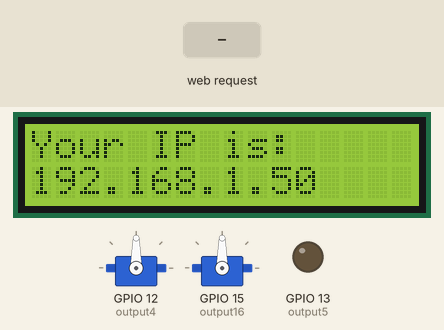
Bench run of a sketch on a simulated ESP8266 (NodeMCU). Parts: 2 × servo, 16×2 character LCD, output pins drawn as LEDs (lit = HIGH). The test bench sets the inputs (shaded band). WiFi joins after 1.5 s; servers stay silent unless stated; what the sketch prints to the serial monitor is not drawn.

Above: at 2.7 s.
2.8 s: HTTP request GET /5/on received
At 4.0 s:
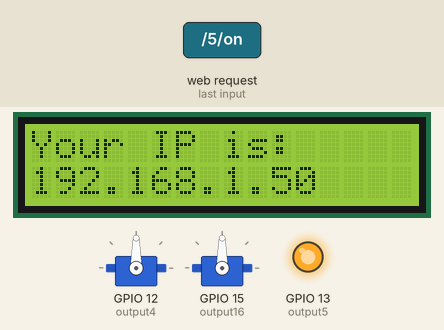
4.3 s: HTTP request GET /4/on received
At 4.8 s:
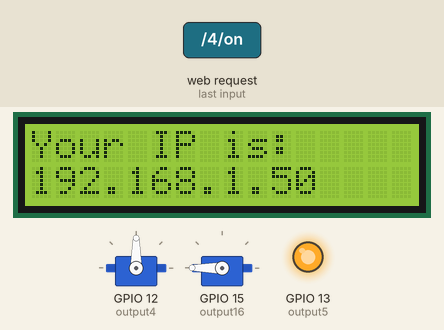
5.8 s: HTTP request GET /5/off received
At 6.1 s:
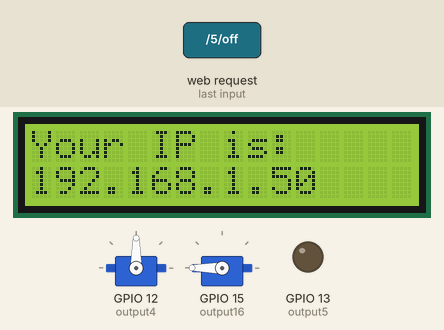
7.3 s: HTTP request GET /4/off received
At 8.5 s:
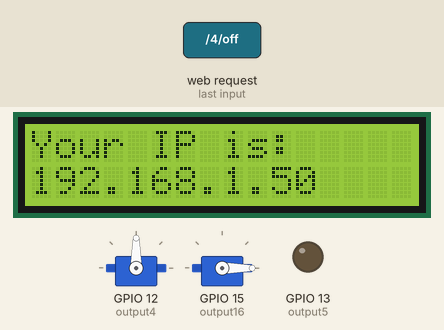
8.8 s: HTTP request GET /16/on received
At 10.0 s:
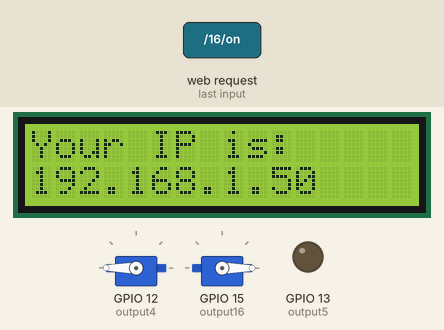
10.3 s: HTTP request GET /16/off received
At 11.7 s:
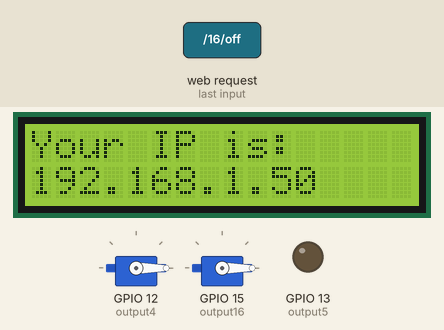
Timing chart, 0 to 12.8 s (numbered marks = the images above; inputs shaded):
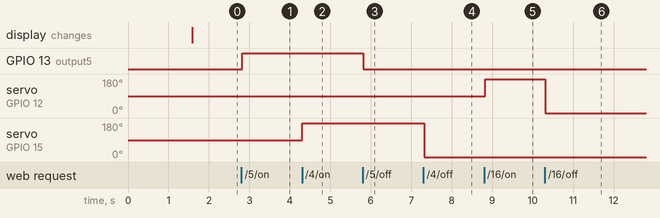

Measured:
- after the input at 2.8 s, GPIO 13 (output5): LOW → HIGH at once
- after the input at 4.3 s, servo on GPIO 15 (output16): 90° → 180° at once
- after the input at 5.8 s, GPIO 13 (output5): HIGH → LOW at once
- after the input at 7.3 s, servo on GPIO 15 (output16): 180° → 0° at once
- after the input at 8.8 s, servo on GPIO 12 (output4): 90° → 180° at once
- after the input at 10.3 s, servo on GPIO 12 (output4): 180° → 0° at once

The sketch:

Version_UBADE.ino
```cpp
// Load Wi-Fi, servo, lcd libraries
#include <ESP8266WiFi.h>
#include <Servo.h>
#include <LiquidCrystal_I2C.h>
#include <Wire.h>

//We are defining the lcd's pizxels and writable areas ???????????????????????
int lcdColumns = 16;
int lcdRows = 2;

LiquidCrystal_I2C lcd(0x27, lcdColumns, lcdRows);

Servo Doorlock; // create servo object to control a servo
Servo Window;
int val;

// Replace with your network credentials
const char* ssid     = "xyz";
const char* password = "abcde123";

// Set web server port number to 80
WiFiServer server(80);

// Variable to store the HTTP request
String header;

// Auxiliar variables to store the current output state
String output5State = "off";
String output4State = "off";
String output16State = "off";

// Assign output variables to GPIO pins
const int output5 = 13;
const int output4 = 12;
const int output16 = 15;

// Current time
unsigned long currentTime = millis();
// Previous time
unsigned long previousTime = 0;
// Define timeout time in milliseconds (example: 2000ms = 2s)
const long timeoutTime = 2000;

void setup() {
  //Starting the connection between esp8266 and lcd monitor
  Wire.begin();

  //Starting the Serial communication
  Serial.begin(115200);

  // Initialize the output variables as outputs
  pinMode(output5, OUTPUT);
  pinMode(output4, OUTPUT);
  pinMode(output16, OUTPUT);

  // Set outputs to LOW
  digitalWrite(output5, LOW);
  digitalWrite(output4, LOW);
  digitalWrite(output16, LOW);

  // Connect to Wi-Fi network with SSID and password

  Serial.print("Connecting to ");
  Serial.println(ssid);
  WiFi.begin(ssid, password);
  while (WiFi.status() != WL_CONNECTED) {
    delay(500);
    Serial.print(".");
  }
  // Print local IP address and start web server
  Serial.println("");
  Serial.println("WiFi connected.");
  Serial.println("IP address: ");
  Serial.println(WiFi.localIP());
  server.begin();


 //Defining the servo motor
  Doorlock.attach(12);

  Window.attach(15);

 //LCD code to turn on backlight and
 lcd.init();
 lcd.backlight();

}

void loop(){

//To control and follow the status of the esp8266's connection we print the status to serial monitor
/*
byte error, address;
  int nDevices;
  Serial.println("Scanning...");
  nDevices = 0;
  for(address = 1; address < 127; address++ ) {
    Wire.beginTransmission(address);
    error = Wire.endTransmission();
    if (error == 0) {
      Serial.print("I2C device found at address 0x");
      if (address<16) {
        Serial.print("0");
      }
      Serial.println(address,HEX);
      nDevices++;
    }
    else if (error==4) {
      Serial.print("Unknow error at address 0x");
      if (address<16) {
        Serial.print("0");
      }
      Serial.println(address,HEX);
    }
  }
  if (nDevices == 0) {
    Serial.println("No I2C devices found\n");
  }
  else {
    Serial.println("done\n");
  }
  */

 //We set our cursor location to first line
 lcd.setCursor(0,0);
 //To have a better user experience we write the first line of code
 lcd.print("Your IP is:");
 //We set our cursor location to second line
 lcd.setCursor(0,1);
 //To write the IP
 lcd.print(WiFi.localIP());

  WiFiClient client = server.available();   // Listen for incoming clients

//The following line of codes work with html to create a webpage

  if (client) {                             // If a new client connects,
    Serial.println("New Client.");          // print a message out in the serial port
    String currentLine = "";                // make a String to hold incoming data from the client
    currentTime = millis();
    previousTime = currentTime;
    while (client.connected() && currentTime - previousTime <= timeoutTime) { // loop while the client's connected
      currentTime = millis();
      if (client.available()) {             // if there's bytes to read from the client,
        char c = client.read();             // read a byte, then
        Serial.write(c);                    // print it out the serial monitor
        header += c;
        if (c == '\n') {                    // if the byte is a newline character
          // if the current line is blank, you got two newline characters in a row.
          // that's the end of the client HTTP request, so send a response:
          if (currentLine.length() == 0) {
            // HTTP headers always start with a response code (e.g. HTTP/1.1 200 OK)
            // and a content-type so the client knows what's coming, then a blank line:
            client.println("HTTP/1.1 200 OK");
            client.println("Content-type:text/html");
            client.println("Connection: close");
            client.println();

            // turns the GPIOs on and off
            if (header.indexOf("GET /5/on") >= 0) {
              Serial.println("Light 1 on");
              output5State = "on";
              digitalWrite(output5, HIGH);
            } else if (header.indexOf("GET /5/off") >= 0) {
              Serial.println("Light 1 off");
              output5State = "off";
              digitalWrite(output5, LOW);
            } else if (header.indexOf("GET /4/on") >= 0) {
              Serial.println("Window opened");
              output4State = "on";
              Window.write(180);
            } else if (header.indexOf("GET /4/off") >= 0) {
              Serial.println("Window closed");
              output4State = "off";
              Window.write(0);
            } else if (header.indexOf("GET /16/on") >= 0) {
              Serial.println("Door unlocked");
              output16State = "on";
              Doorlock.write(180);
            } else if (header.indexOf("GET /16/off") >= 0) {
              Serial.println("Door locked");
              output16State = "off";
              Doorlock.write(0);}


            // Display the HTML web page
            client.println("<!DOCTYPE html><html>");
            client.println("<head><meta name=\"viewport\" content=\"width=device-width, initial-scale=1\">");
            client.println("<link rel=\"icon\" href=\"data:,\">");
            // CSS to style the on/off buttons
            // Feel free to change the background-color and font-size attributes to fit your preferences
            client.println("<style>html { font-family: Helvetica; display: inline-block; margin: 0px auto; text-align: center;}");
            client.println(".button { background-color: #000000; border: none; color: white; padding: 16px 40px;");
            client.println("text-decoration: none; font-size: 30px; margin: 2px; cursor: pointer;}");
            client.println(".button2 {background-color: #00C255;}</style></head>");

            // Web Page Heading
            client.println("<body><h1>Smart Sweet Home</h1>");

            // Display current state, and ON/OFF buttons for Light 1
            client.println("<p>Living Room Light</p>");
            // If the output5State is off, it displays the ON button
            if (output5State=="off") {
              client.println("<p><a href=\"/5/on\"><button class=\"button\">Closed</button></a></p>");
            } else {
              client.println("<p><a href=\"/5/off\"><button class=\"button button2\">Opened</button></a></p>");
            }

            // Display current state, and ON/OFF buttons for Light 2
            client.println("<p>Living Room Window</p>");
            // If the output4State is off, it displays the ON button
            if (output4State=="off") {
              client.println("<p><a href=\"/4/on\"><button class=\"button\">Closed</button></a></p>");
            } else {
              client.println("<p><a href=\"/4/off\"><button class=\"button button2\">Opened</button></a></p>");
            }

            // Display current state, and ON/OFF buttons for Door
            client.println("<p>Living Room Door</p>");
            if (output16State=="off") {
              client.println("<p><a href=\"/16/on\"><button class=\"button\">Locked</button></a></p>");
            } else {
              client.println("<p><a href=\"/16/off\"><button class=\"button button2\">Unlocked</button></a></p>");
            }
            client.println("</body></html>");

            // The HTTP response ends with another blank line
            client.println();
            // Break out of the while loop
            break;
          } else { // if you got a newline, then clear currentLine
            currentLine = "";
          }
        } else if (c != '\r') {  // if you got anything else but a carriage return character,
          currentLine += c;      // add it to the end of the currentLine
        }
      }
          }
    // Clear the header variable
    header = "";
    // Close the connection
    client.stop();
    Serial.println("Client disconnected.");
    Serial.println("");
  }
}
```
